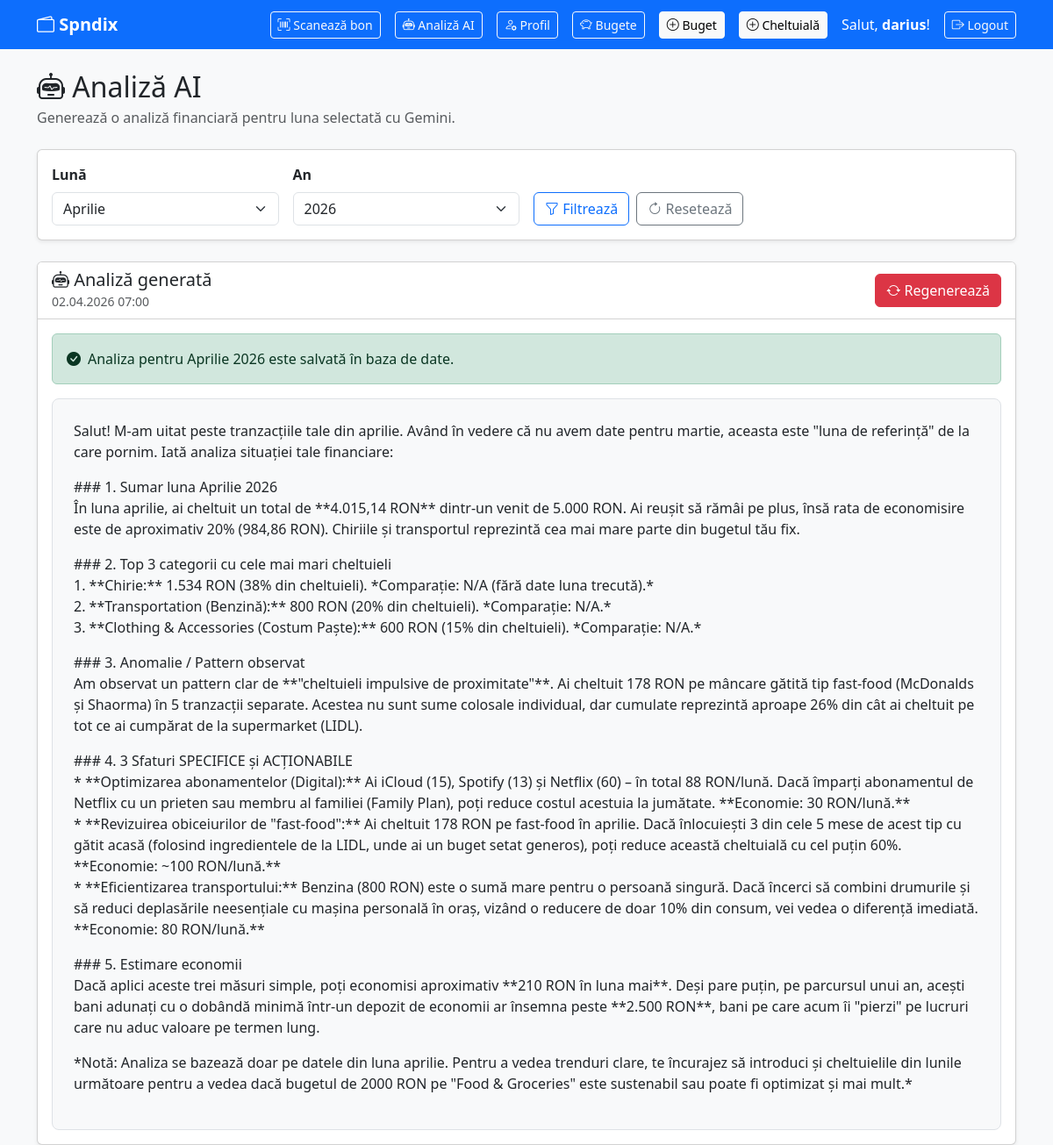
The app's page /analiza/ (signed in) with its own data.
### spndix/models.py (models this page shows, shortened)
class AIAnaliza(models.Model):
    utilizator = models.ForeignKey(User, on_delete=models.CASCADE)
    luna = models.PositiveSmallIntegerField(choices=LUNA_CHOICES)
    an = models.PositiveSmallIntegerField()
    continut_analiza = models.TextField()
    creat_la = models.DateTimeField(auto_now_add=True)
    class Meta:
        verbose_name = "Analiză AI"
        verbose_name_plural = "Analize AI"
        ordering = ['-an', '-luna', '-creat_la']
        constraints = [
            models.UniqueConstraint(
                fields=['utilizator', 'luna', 'an'],
                name='unique_ai_analysis_per_month_year',
            )
        ]

### spndix/views.py (the view, shortened to what this page needs)
# urls.py: path('analiza/', views.analiza_ai, name='analiza_ai'),
@login_required
def analiza_ai(request):
    luna_selectata, an_selectat = obtine_filtre_luna_an(request)
    cheltuieli_count = Cheltuiala.objects.filter(
        utilizator=request.user,
        data__month=luna_selectata,
        data__year=an_selectat,
    ).count()
    warning_date_insuficiente = cheltuieli_count < 10
    analiza = AIAnaliza.objects.filter(
        utilizator=request.user,
        luna=luna_selectata,
        an=an_selectat,
    ).first()
    if analiza:
        context = {
            'luna_selectata': luna_selectata,
            'an_selectat': an_selectat,
            'ani_disponibili': luna_ani_disponibili(request),
            'luni': LUNA_CHOICES,
            'analiza': analiza,
            'analiza_exista': True,
            'creata_azi': False,
            'cheltuieli_count': cheltuieli_count,
            'warning_date_insuficiente': warning_date_insuficiente,
        }
    return render(request, 'spndix/analiza.html', context)

### spndix/views.py (called while the page is built)
def obtine_filtre_luna_an(request):
    acum = timezone.now()
    luna = request.GET.get('month')
    an = request.GET.get('year')
    try:
        luna = int(luna)
    except (TypeError, ValueError):
        luna = acum.month
    try:
        an = int(an)
    except (TypeError, ValueError):
        an = acum.year
    if luna < 1 or luna > 12:
        luna = acum.month
    return luna, an

def luna_ani_disponibili(request):
    date_cheltuieli = Cheltuiala.objects.filter(utilizator=request.user).dates('data', 'year')
    ani = sorted({data.year for data in date_cheltuieli}, reverse=True)
    if not ani:
        ani = [timezone.now().year]
    return ani

### spndix/templates/spndix/analiza.html (shortened to what this page needs)
{% extends 'spndix/base.html' %}
{% block content %}
<div class="d-flex justify-content-between align-items-center mb-4 flex-wrap gap-2">
    <div>
        <h2 class="mb-1"><i class="bi bi-robot"></i> Analiză AI</h2>
        <p class="text-muted mb-0">Generează o analiză financiară pentru luna selectată cu Gemini.</p>
    </div>
</div>
<div class="card shadow-sm mb-4">
    <div class="card-body">
        <form method="get" class="row g-3 align-items-end">
            <div class="col-md-3">
                <label class="form-label fw-semibold">Lună</label>
                <select name="month" class="form-select">
                    {% for value, label in luni %}
                        <option value="{{ value }}" {% if value == luna_selectata %}selected{% endif %}>{{ label }}</option>
                    {% endfor %}
                </select>
            </div>
            <div class="col-md-3">
                <label class="form-label fw-semibold">An</label>
                <select name="year" class="form-select">
                    {% for year in ani_disponibili %}
                        <option value="{{ year }}" {% if year == an_selectat %}selected{% endif %}>{{ year }}</option>
                    {% endfor %}
                </select>
            </div>
            <div class="col-md-6 d-flex gap-2 flex-wrap">
                <button type="submit" class="btn btn-outline-primary">
                    <i class="bi bi-funnel"></i> Filtrează
                </button>
                <a href="{% url 'analiza_ai' %}" class="btn btn-outline-secondary">
                    <i class="bi bi-arrow-clockwise"></i> Resetează
                </a>
            </div>
        </form>
    </div>
</div>
{% if analiza_exista and analiza %}
    <div class="card shadow-sm">
        <div class="card-header bg-white d-flex justify-content-between align-items-center flex-wrap gap-2">
            <div>
                <h5 class="mb-0"><i class="bi bi-robot"></i> Analiză generată</h5>
                <small class="text-muted">{{ analiza.creat_la|date:"d.m.Y H:i" }}</small>
            </div>
            <form method="post" class="m-0">
                <button type="submit" class="btn btn-danger">
                    <i class="bi bi-arrow-repeat"></i> Regenerează
                </button>
            </form>
        </div>
        <div class="card-body">
            <div class="alert alert-success d-flex align-items-center gap-2">
                <i class="bi bi-check-circle-fill"></i>
                <div>Analiza pentru {{ analiza.get_luna_display }} {{ analiza.an }} este salvată în baza de date.</div>
            </div>
            <div class="border rounded-3 p-4 bg-light">
                <div class="analysis-text">
                    {{ analiza.continut_analiza|linebreaks }}
                </div>
            </div>
        </div>
    </div>
{% endif %}
{% endblock %}

### spndix/templates/spndix/base.html (shortened to what this page needs)
<!DOCTYPE html>
<html lang="ro">
<head>
    <link href="https://cdn.jsdelivr.net/npm/bootstrap@5.3.0/dist/css/bootstrap.min.css" rel="stylesheet">
    <link href="https://cdn.jsdelivr.net/npm/bootstrap-icons@1.11.0/font/bootstrap-icons.css" rel="stylesheet">
</head>
<body class="bg-light">
<nav class="navbar navbar-expand-lg navbar-dark bg-primary">
    <div class="container">
        <a class="navbar-brand fw-bold" href="{% url 'dashboard' %}">
            <i class="bi bi-wallet2"></i> Spndix
        </a>
        <div class="ms-auto d-flex align-items-center gap-3">
            {% if user.is_authenticated %}
                <a href="{% url 'scaneaza_bon' %}" class="btn btn-outline-light btn-sm">
                    <i class="bi bi-upc-scan"></i> Scanează bon
                </a>
                <a href="{% url 'analiza_ai' %}" class="btn btn-outline-light btn-sm">
                    <i class="bi bi-robot"></i> Analiză AI
                </a>
                <a href="{% url 'profil' %}" class="btn btn-outline-light btn-sm">
                    <i class="bi bi-person-gear"></i> Profil
                </a>
                <a href="{% url 'lista_bugete' %}" class="btn btn-outline-light btn-sm">
                    <i class="bi bi-piggy-bank"></i> Bugete
                </a>
                <a href="{% url 'adauga_buget' %}" class="btn btn-light btn-sm">
                    <i class="bi bi-plus-circle"></i> Buget
                </a>
                <a href="{% url 'adauga_cheltuiala' %}" class="btn btn-light btn-sm">
                    <i class="bi bi-plus-circle"></i> Cheltuială
                </a>
                <span class="text-white">Salut, <strong>{{ user.username }}</strong>!</span>
                <form method="post" action="/accounts/logout/" class="d-inline">
                    <button type="submit" class="btn btn-outline-light btn-sm">
                        <i class="bi bi-box-arrow-right"></i> Logout
                    </button>
                </form>
            {% endif %}
        </div>
    </div>
</nav>
<div class="container mt-4">
    {% block content %}{% endblock %}
</div>
</body>
</html>

### records on screen
AIAnaliza: creat_la "02.04.2026 07:00", luna "Aprilie", an "2026", continut_analiza "Salut! M-am uitat peste tranzacțiile tale din aprilie. Având în vedere că nu avem date pentru martie, aceasta este \"luna de referință\" de la care pornim. Iată analiza situației tale financiare: ### 1. Sumar luna Aprilie 2026 În luna aprilie, ai cheltuit un total de **4.015,14 RON** dintr-un venit de 5.000 RON. Ai reușit să rămâi pe plus, însă rata de economisire este de aproximativ 20% (984,86 RON). Chiriile și transportul reprezintă cea mai mare parte din bugetul tău fix. ### 2. Top 3 categorii cu cele mai mari cheltuieli 1. **Chirie:** 1.534 RON (38% din cheltuieli). *Comparație: N/A (fără date luna trecută).* 2. **Transportation (Benzină):** 800 RON (20% din cheltuieli). *Comparație:…"

### other values on screen
{{ user.username }} "darius"
form field month "Aprilie"
form field year "2026"
